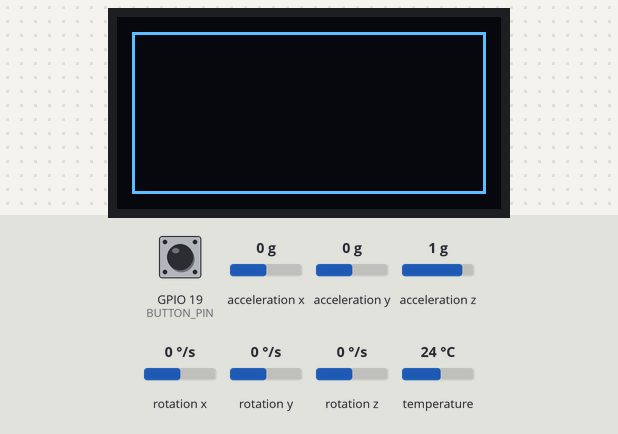
Simulated run of this sketch. Board: ESP32. Shown: 128×64 one-colour display. Inputs (shaded band) come from the test bench; at power-on: GPIO 19 (BUTTON_PIN) HIGH, acceleration x 0 g, acceleration y 0 g, acceleration z 1 g, rotation x 0 °/s, rotation y 0 °/s, rotation z 0 °/s, temperature 24 °C. Random numbers use the default seed unless the sketch sets one.

Above: at 1.2 s.
1.3 s: GPIO 19 (BUTTON_PIN) pulled LOW for 0.15 s
At 1.64 s:
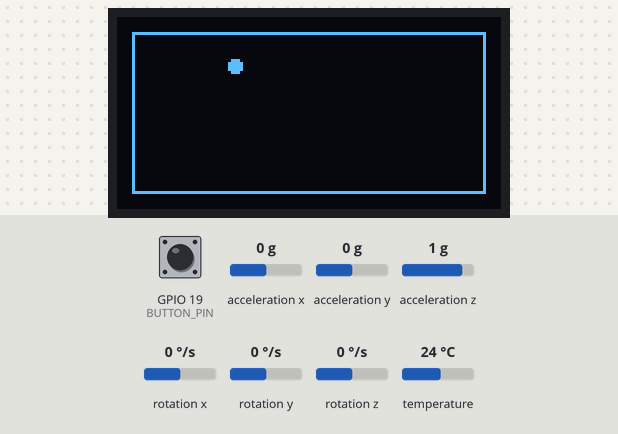
2.0 s: acceleration x set to -1.4 g
At 3.9 s:
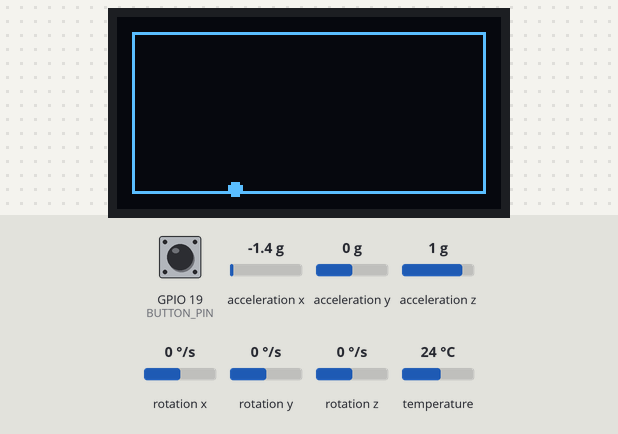
4.4 s: acceleration y set to -1.4 g
At 5.62 s:
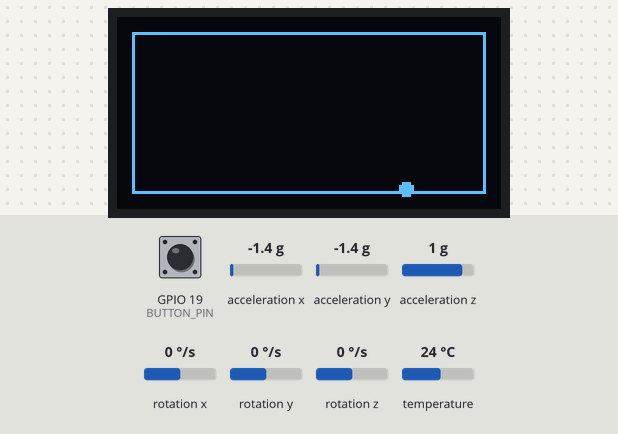
5.9 s: acceleration x set to 0.8 g
At 7.39 s:
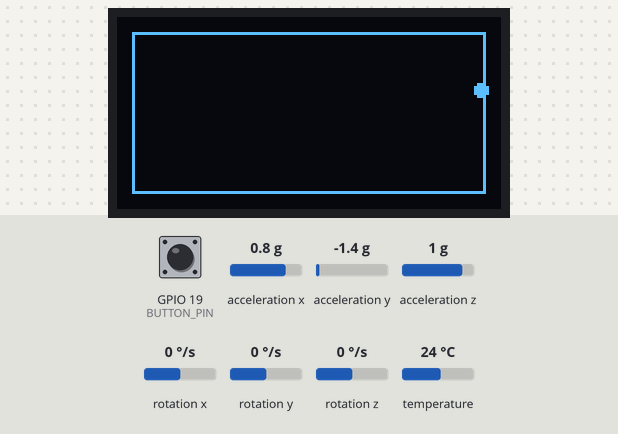
7.6 s: GPIO 19 (BUTTON_PIN) pulled LOW for 1 s
At 8.98 s:
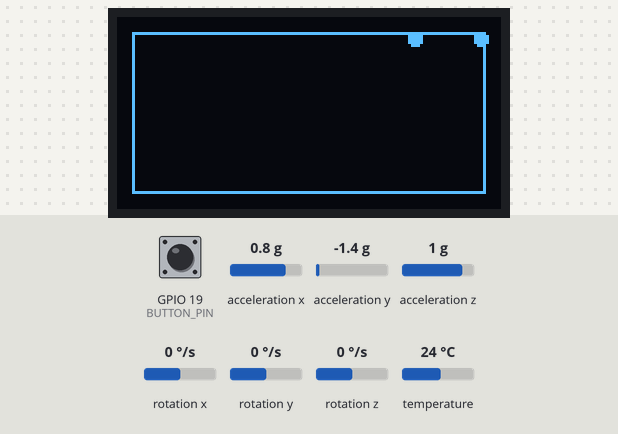
9.2 s: acceleration y set to -0.8 g
At 9.74 s:
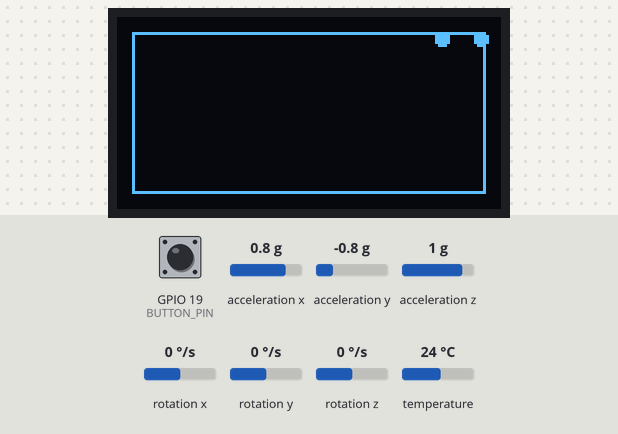
Timing chart, 0 to 11.9 s (numbered marks = the images above; inputs shaded):
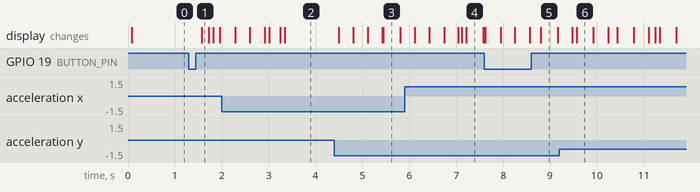

The sketch:

ball_simulation.ino
```cpp
#include <Wire.h>
#include <Adafruit_SSD1306.h>
#include <Adafruit_MPU6050.h>
#include <Adafruit_Sensor.h>

#define SCREEN_WIDTH 128
#define SCREEN_HEIGHT 64
#define OLED_RESET -1
#define BUTTON_PIN 19  // GPIO19 (D19 on ESP32-WROOM-32)

Adafruit_SSD1306 display(SCREEN_WIDTH, SCREEN_HEIGHT, &Wire, OLED_RESET);
Adafruit_MPU6050 mpu;

const int MAX_BALLS = 15;
const float GRAVITY = 0.1;
const float BALL_RADIUS = 2;
const int BOX_MARGIN = 5;
float bounceFactor = 0.6;  // Lower = less bouncy (0.0 to 1.0)

struct Ball {
  float x, y;
  float vx, vy;
};

Ball balls[MAX_BALLS];
int activeBalls = 0;

void addBall() {
  if (activeBalls < MAX_BALLS) {
    balls[activeBalls].x = random(BOX_MARGIN + BALL_RADIUS, SCREEN_WIDTH - BOX_MARGIN - BALL_RADIUS);
    balls[activeBalls].y = random(BOX_MARGIN + BALL_RADIUS, SCREEN_HEIGHT - BOX_MARGIN - BALL_RADIUS);
    balls[activeBalls].vx = 0;
    balls[activeBalls].vy = 0;
    activeBalls++;
  }
}

void setup() {
  pinMode(BUTTON_PIN, INPUT_PULLUP);
  Serial.begin(115200);

  if (!display.begin(SSD1306_SWITCHCAPVCC, 0x3C)) {
    Serial.println("SSD1306 allocation failed");
    while (1);
  }

  display.clearDisplay();
  display.display();

  if (!mpu.begin()) {
    Serial.println("MPU6050 not found!");
    while (1);
  }

  mpu.setAccelerometerRange(MPU6050_RANGE_4_G);
  mpu.setGyroRange(MPU6050_RANGE_500_DEG);
  mpu.setFilterBandwidth(MPU6050_BAND_21_HZ);

  randomSeed(analogRead(0));
}

void loop() {
  static bool lastButtonState = HIGH;
  bool currentButtonState = digitalRead(BUTTON_PIN);

  if (lastButtonState == HIGH && currentButtonState == LOW) {
    addBall();
    delay(200);  // debounce delay
  }
  lastButtonState = currentButtonState;

  sensors_event_t a, g, temp;
  mpu.getEvent(&a, &g, &temp);

  // Adjust for rotated MPU6050 (mounted perpendicular to screen)
  float tiltX = -a.acceleration.y; // Flip L/R
  float tiltY = -a.acceleration.x; // Up/down stays same

  for (int i = 0; i < activeBalls; i++) {
    balls[i].vx += tiltX * 0.05;
    balls[i].vy += (GRAVITY + tiltY * 0.05);

    balls[i].x += balls[i].vx;
    balls[i].y += balls[i].vy;

    // Bounce off walls
    if (balls[i].x < BOX_MARGIN + BALL_RADIUS) {
      balls[i].x = BOX_MARGIN + BALL_RADIUS;
      balls[i].vx = -balls[i].vx * bounceFactor;
    }
    if (balls[i].x > SCREEN_WIDTH - BOX_MARGIN - BALL_RADIUS) {
      balls[i].x = SCREEN_WIDTH - BOX_MARGIN - BALL_RADIUS;
      balls[i].vx = -balls[i].vx * bounceFactor;
    }
    if (balls[i].y < BOX_MARGIN + BALL_RADIUS) {
      balls[i].y = BOX_MARGIN + BALL_RADIUS;
      balls[i].vy = -balls[i].vy * bounceFactor;
    }
    if (balls[i].y > SCREEN_HEIGHT - BOX_MARGIN - BALL_RADIUS) {
      balls[i].y = SCREEN_HEIGHT - BOX_MARGIN - BALL_RADIUS;
      balls[i].vy = -balls[i].vy * bounceFactor;
    }
  }

  // Ball-to-ball collision response
  for (int i = 0; i < activeBalls; i++) {
    for (int j = i + 1; j < activeBalls; j++) {
      float dx = balls[j].x - balls[i].x;
      float dy = balls[j].y - balls[i].y;
      float dist = sqrt(dx * dx + dy * dy);
      if (dist < BALL_RADIUS * 2) {
        float angle = atan2(dy, dx);
        float targetX = balls[i].x + cos(angle) * BALL_RADIUS * 2;
        float targetY = balls[i].y + sin(angle) * BALL_RADIUS * 2;
        float ax = (targetX - balls[j].x) * 0.5;
        float ay = (targetY - balls[j].y) * 0.5;

        balls[i].vx -= ax;
        balls[i].vy -= ay;
        balls[j].vx += ax;
        balls[j].vy += ay;
      }
    }
  }

  // Draw
  display.clearDisplay();
  display.drawRect(BOX_MARGIN, BOX_MARGIN, SCREEN_WIDTH - 2 * BOX_MARGIN, SCREEN_HEIGHT - 2 * BOX_MARGIN, SSD1306_WHITE);

  for (int i = 0; i < activeBalls; i++) {
    display.fillCircle((int)balls[i].x, (int)balls[i].y, BALL_RADIUS, SSD1306_WHITE);
  }

  display.display();
  delay(20);
}
```

Measured:
- after the input at 1.3 s, the display: changes after 0.27 s (image 1)
- after the input at 4.4 s, the display: first changes after 0.09 s (image 3 shows a later state)
